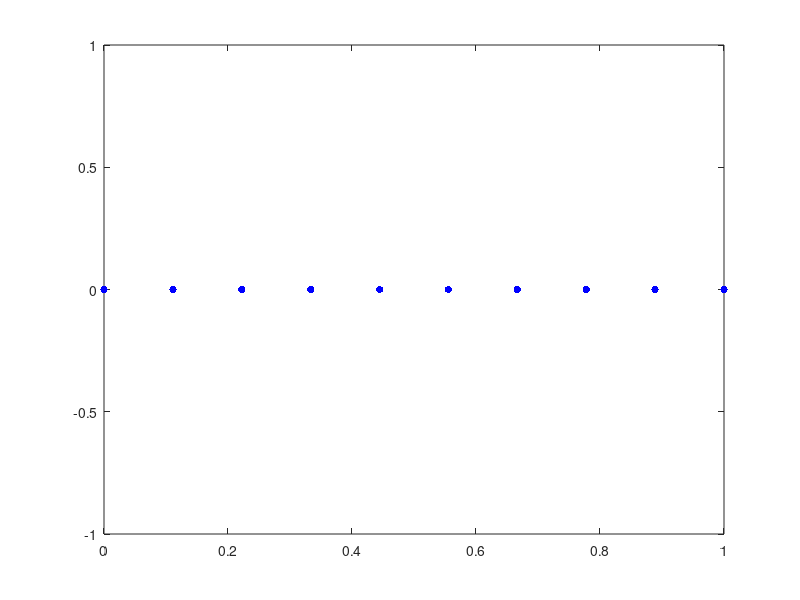

Here is the MATLAB script that generated this plot: (Note: this script raises an error after producing the figure.)
%% Project: 1-D Finite Difference Method
%
% The purpose of this project is to introduce the finite difference. We use
% 1-D Poisson equation in (0,1) with Dirichlet boundary condition
%
% $$ - u'' = f \, (0,1), \quad u(0) = a, u(1) = b. $$

%% Step 1: Generate a grid
%
% Generate a vector representing a uniform grid with size h of (0,1).
N = 10;
x = linspace(0,1,N);
plot(x,0,'b.','Markersize',16)

%% Step 2: Generate a matrix equation
%
% Based on the grid, the function $u$ is discretized by a vector |u|. The
% derivative $u', u''$ are approximated by centeral finite difference:
%
% $$ u'(x_i) \approx \frac{u(i+1) - u(i-1)}{2h} $$
%
% $$ u''(x_i) \approx \frac{u(i-1) - 2*u(i) + u(i-1)}{h^2} $$ 
%
% The equation $-u''(x) = f(x)$ is discretized at $x_i, i=1,...,N$ as
%
% $$ \frac{-u(i-1) + 2*u(i) - u(i-1)}{h^2} \quad = f(i) $$
%
% where $f(i) = f(x_i)$. These linear equations can be written as a matrix
% equation |A*u = f|, where |A| is a tri-diagonal matrix |(-1,2,-1)/h^2|.
n = 5;
e = ones(n,1);
A = spdiags([e -2*e e], -1:1, n, n);
display(full(A));
%%
% We use spdiags to speed up the generation of the matrix. If using diag,
% ....

%% Stpe 3: Modify the matrix and right hand side to impose boundary condition
% 
% The discretization fails at boundary vertices since no nodes outside the
% interval. Howevery the boundary value is given by the problem: |u(1) = a,
% u(N) = b|.
%
% These two equations can be included in the matrix by changing |A(1,:) =
% [1, 0 ..., 0] and A(:,N) = [0, 0, ..., 1] and |f(1) = a/h^2, f(N) =
% b/h^2|.
A(1,1) = 1;
A(1,2) = 0;
A(n,n) = 1;
A(n,n-1) = 0;
display(full(A));

%% Step 4: Test of code
[u,x] = poisson1D(0,1,5);
plot(x,sin(x),x,u,'r*');
legend('exact solution','approximate solution')
%%
% We test ... The result seems correct since the computed solution fits
% well on the curve of the true solution.

%% Step 5: Check the Convergence Rate
err = zeros(4,1);
h = zeros(4,1);
for k = 1:4
    [u,x] = poisson1D(0,1,2^k+1);
    uI = sin(x);
    err(k) = max(abs(u-uI));
    h(k) = 1/2^k;
end
display(err)
loglog(h,err,h,h.^2);
legend('error','h^2');
axis tight;
%%
% Since these two lines have the same lope, the err decays like h^2.
